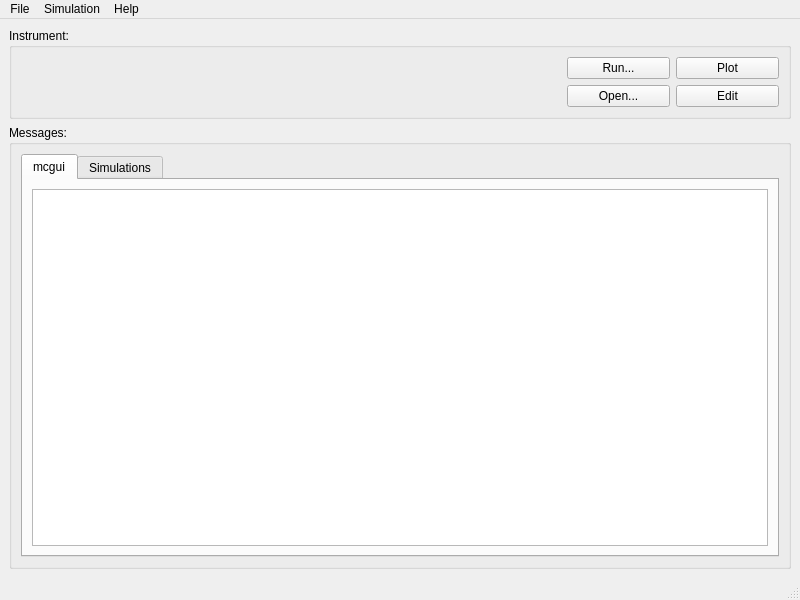
<?xml version="1.0" encoding="UTF-8"?>
<ui version="4.0">
 <class>MainWindow</class>
 <widget class="QMainWindow" name="MainWindow">
  <property name="geometry">
   <rect>
    <x>0</x>
    <y>0</y>
    <width>800</width>
    <height>600</height>
   </rect>
  </property>
  <property name="windowTitle">
   <string>mcgui-py</string>
  </property>
  <property name="toolTip">
   <string/>
  </property>
  <widget class="QWidget" name="centralwidget">
   <layout class="QVBoxLayout" name="verticalLayout">
    <item>
     <widget class="QGroupBox" name="gbxInstrument">
      <property name="title">
       <string>Instrument:</string>
      </property>
      <layout class="QVBoxLayout" name="verticalLayout_2">
       <item>
        <layout class="QGridLayout" name="grdInstrument">
         <item row="2" column="1">
          <widget class="QLabel" name="lblInstrument">
           <property name="text">
            <string>&lt;Instrument file&gt;</string>
           </property>
          </widget>
         </item>
         <item row="0" column="1" colspan="5">
          <spacer name="hSpacerRunPlot">
           <property name="orientation">
            <enum>Qt::Horizontal</enum>
           </property>
           <property name="sizeHint" stdset="0">
            <size>
             <width>40</width>
             <height>20</height>
            </size>
           </property>
          </spacer>
         </item>
         <item row="0" column="6">
          <widget class="QPushButton" name="btnRun">
           <property name="text">
            <string>Run...</string>
           </property>
          </widget>
         </item>
         <item row="0" column="7">
          <widget class="QPushButton" name="btnPlot">
           <property name="text">
            <string>Plot</string>
           </property>
          </widget>
         </item>
         <item row="2" column="7">
          <widget class="QPushButton" name="btnEdit">
           <property name="text">
            <string>Edit</string>
           </property>
          </widget>
         </item>
         <item row="2" column="6">
          <widget class="QPushButton" name="btnOpenInstrument">
           <property name="toolTip">
            <string>Browse instrument...</string>
           </property>
           <property name="text">
            <string>Open...</string>
           </property>
          </widget>
         </item>
         <item row="2" column="2" colspan="4">
          <spacer name="hSpacerOpenEdit">
           <property name="orientation">
            <enum>Qt::Horizontal</enum>
           </property>
           <property name="sizeHint" stdset="0">
            <size>
             <width>40</width>
             <height>20</height>
            </size>
           </property>
          </spacer>
         </item>
        </layout>
       </item>
      </layout>
      <zorder></zorder>
     </widget>
    </item>
    <item>
     <layout class="QHBoxLayout" name="hlyMessages">
      <item>
       <widget class="QGroupBox" name="gbxMessages">
        <property name="title">
         <string>Messages:</string>
        </property>
        <layout class="QVBoxLayout" name="verticalLayout_3">
         <item>
          <widget class="QTabWidget" name="tbxMessages">
           <property name="currentIndex">
            <number>0</number>
           </property>
           <widget class="QWidget" name="tabMcgui">
            <attribute name="title">
             <string>mcgui</string>
            </attribute>
            <layout class="QVBoxLayout" name="verticalLayout_4">
             <item>
              <widget class="QTextBrowser" name="txtbrwMcgui"/>
             </item>
            </layout>
           </widget>
           <widget class="QWidget" name="tabSim">
            <attribute name="title">
             <string>Simulations</string>
            </attribute>
            <layout class="QVBoxLayout" name="verticalLayout_5">
             <item>
              <widget class="QTextBrowser" name="txtbrwSim"/>
             </item>
            </layout>
           </widget>
          </widget>
         </item>
        </layout>
       </widget>
      </item>
     </layout>
    </item>
   </layout>
  </widget>
  <widget class="QMenuBar" name="menubar">
   <property name="geometry">
    <rect>
     <x>0</x>
     <y>0</y>
     <width>800</width>
     <height>25</height>
    </rect>
   </property>
   <widget class="QMenu" name="menuFile">
    <property name="title">
     <string>File</string>
    </property>
    <addaction name="actionNew_Instrument"/>
    <addaction name="actionOpen_instrument"/>
    <addaction name="separator"/>
    <addaction name="actionEdit_Instrument"/>
    <addaction name="actionSave_As"/>
    <addaction name="actionClose_Instrument"/>
    <addaction name="separator"/>
    <addaction name="actionQuit"/>
   </widget>
   <widget class="QMenu" name="menuSimulation">
    <property name="title">
     <string>Simulation</string>
    </property>
    <addaction name="actionRun_Simulation"/>
    <addaction name="actionCompile_Instrument"/>
    <addaction name="separator"/>
    <addaction name="actionPlot"/>
   </widget>
   <widget class="QMenu" name="menuHelp">
    <property name="title">
     <string>Help</string>
    </property>
    <addaction name="actionMcstas_User_Manual"/>
    <addaction name="actionMcstas_Component_Manual"/>
    <addaction name="actionMcstas_Web_Page"/>
    <addaction name="separator"/>
    <addaction name="actionAbout"/>
   </widget>
   <addaction name="menuFile"/>
   <addaction name="menuSimulation"/>
   <addaction name="menuHelp"/>
  </widget>
  <widget class="QStatusBar" name="statusbar"/>
  <action name="actionOpen_instrument">
   <property name="text">
    <string>Open...</string>
   </property>
   <property name="shortcut">
    <string>Ctrl+O</string>
   </property>
  </action>
  <action name="actionQuit">
   <property name="text">
    <string>Quit</string>
   </property>
   <property name="shortcut">
    <string>Ctrl+Q</string>
   </property>
  </action>
  <action name="actionRun_Simulation">
   <property name="text">
    <string>Run Simulation...</string>
   </property>
   <property name="shortcut">
    <string>Ctrl+R</string>
   </property>
  </action>
  <action name="actionCompile_Instrument">
   <property name="text">
    <string>Compile Instrument</string>
   </property>
   <property name="shortcut">
    <string>Ctrl+Shift+R</string>
   </property>
  </action>
  <action name="actionMcstas_User_Manual">
   <property name="text">
    <string>mcstas User Manual</string>
   </property>
  </action>
  <action name="actionMcstas_Web_Page">
   <property name="text">
    <string>mcstas Web Page</string>
   </property>
  </action>
  <action name="actionAbout">
   <property name="text">
    <string>About...</string>
   </property>
   <property name="shortcut">
    <string>F1</string>
   </property>
  </action>
  <action name="actionMcstas_Component_Manual">
   <property name="text">
    <string>mcstas Component Manual</string>
   </property>
  </action>
  <action name="actionNew_Instrument">
   <property name="text">
    <string>New Instrument...</string>
   </property>
   <property name="shortcut">
    <string>Ctrl+N</string>
   </property>
  </action>
  <action name="actionEdit_Instrument">
   <property name="text">
    <string>Edit...</string>
   </property>
   <property name="shortcut">
    <string>Ctrl+E</string>
   </property>
  </action>
  <action name="actionClose_Instrument">
   <property name="text">
    <string>Close Instrument</string>
   </property>
   <property name="shortcut">
    <string>Ctrl+W</string>
   </property>
  </action>
  <action name="actionPlot">
   <property name="text">
    <string>Plot</string>
   </property>
   <property name="shortcut">
    <string>Ctrl+P</string>
   </property>
  </action>
  <action name="actionSave_As">
   <property name="text">
    <string>Save As...</string>
   </property>
   <property name="shortcut">
    <string>Ctrl+Shift+S</string>
   </property>
  </action>
 </widget>
 <resources/>
 <connections/>
</ui>
